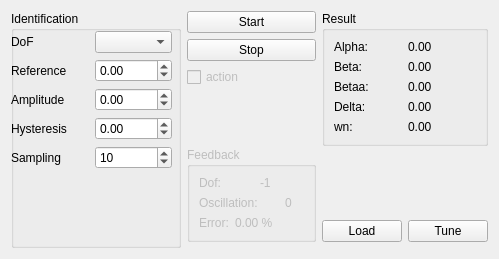
<?xml version="1.0" encoding="UTF-8"?>
<ui version="4.0">
 <class>Form</class>
 <widget class="QWidget" name="Form">
  <property name="geometry">
   <rect>
    <x>0</x>
    <y>0</y>
    <width>499</width>
    <height>259</height>
   </rect>
  </property>
  <property name="sizePolicy">
   <sizepolicy hsizetype="Maximum" vsizetype="Maximum">
    <horstretch>0</horstretch>
    <verstretch>0</verstretch>
   </sizepolicy>
  </property>
  <property name="windowTitle">
   <string>Form</string>
  </property>
  <layout class="QGridLayout" name="gridLayout_5">
   <item row="0" column="1">
    <layout class="QVBoxLayout" name="verticalLayout">
     <property name="sizeConstraint">
      <enum>QLayout::SetDefaultConstraint</enum>
     </property>
     <item>
      <widget class="QPushButton" name="startIdent">
       <property name="sizePolicy">
        <sizepolicy hsizetype="Preferred" vsizetype="Fixed">
         <horstretch>0</horstretch>
         <verstretch>0</verstretch>
        </sizepolicy>
       </property>
       <property name="text">
        <string>Start</string>
       </property>
      </widget>
     </item>
     <item>
      <widget class="QPushButton" name="stopIdent">
       <property name="sizePolicy">
        <sizepolicy hsizetype="Preferred" vsizetype="Fixed">
         <horstretch>0</horstretch>
         <verstretch>0</verstretch>
        </sizepolicy>
       </property>
       <property name="text">
        <string>Stop</string>
       </property>
      </widget>
     </item>
     <item>
      <widget class="QCheckBox" name="useActionlib">
       <property name="enabled">
        <bool>false</bool>
       </property>
       <property name="sizePolicy">
        <sizepolicy hsizetype="Preferred" vsizetype="Fixed">
         <horstretch>0</horstretch>
         <verstretch>0</verstretch>
        </sizepolicy>
       </property>
       <property name="text">
        <string>action</string>
       </property>
       <property name="checkable">
        <bool>true</bool>
       </property>
      </widget>
     </item>
     <item>
      <spacer name="verticalSpacer">
       <property name="orientation">
        <enum>Qt::Vertical</enum>
       </property>
       <property name="sizeHint" stdset="0">
        <size>
         <width>20</width>
         <height>40</height>
        </size>
       </property>
      </spacer>
     </item>
     <item>
      <widget class="QGroupBox" name="feedbackGroup">
       <property name="enabled">
        <bool>false</bool>
       </property>
       <property name="title">
        <string>Feedback</string>
       </property>
       <property name="checkable">
        <bool>false</bool>
       </property>
       <property name="checked">
        <bool>false</bool>
       </property>
       <layout class="QGridLayout" name="gridLayout_2">
        <item row="1" column="3">
         <widget class="QLabel" name="fbOsc">
          <property name="text">
           <string>0</string>
          </property>
         </widget>
        </item>
        <item row="0" column="2">
         <widget class="QLabel" name="fbDof">
          <property name="text">
           <string>-1</string>
          </property>
         </widget>
        </item>
        <item row="1" column="0" colspan="3">
         <widget class="QLabel" name="label_2">
          <property name="text">
           <string>Oscillation:</string>
          </property>
         </widget>
        </item>
        <item row="2" column="1" colspan="3">
         <widget class="QLabel" name="fbError">
          <property name="text">
           <string>0.00 %</string>
          </property>
         </widget>
        </item>
        <item row="0" column="0" colspan="2">
         <widget class="QLabel" name="label">
          <property name="text">
           <string>Dof:</string>
          </property>
         </widget>
        </item>
        <item row="2" column="0">
         <widget class="QLabel" name="label_3">
          <property name="text">
           <string>Error:</string>
          </property>
         </widget>
        </item>
       </layout>
      </widget>
     </item>
    </layout>
   </item>
   <item row="0" column="3">
    <layout class="QVBoxLayout" name="verticalLayout_2">
     <property name="sizeConstraint">
      <enum>QLayout::SetDefaultConstraint</enum>
     </property>
     <item>
      <widget class="QGroupBox" name="groupBox_2">
       <property name="title">
        <string>Result</string>
       </property>
       <layout class="QGridLayout" name="gridLayout_3">
        <item row="2" column="1">
         <widget class="QLabel" name="resBetaa">
          <property name="text">
           <string>0.00</string>
          </property>
         </widget>
        </item>
        <item row="1" column="1">
         <widget class="QLabel" name="resBeta">
          <property name="text">
           <string>0.00</string>
          </property>
         </widget>
        </item>
        <item row="3" column="0">
         <widget class="QLabel" name="label_14">
          <property name="text">
           <string>Delta:</string>
          </property>
         </widget>
        </item>
        <item row="3" column="1">
         <widget class="QLabel" name="resDelta">
          <property name="text">
           <string>0.00</string>
          </property>
         </widget>
        </item>
        <item row="2" column="0">
         <widget class="QLabel" name="label_13">
          <property name="text">
           <string>Betaa:</string>
          </property>
         </widget>
        </item>
        <item row="4" column="1">
         <widget class="QLabel" name="resWn">
          <property name="text">
           <string>0.00</string>
          </property>
         </widget>
        </item>
        <item row="4" column="0">
         <widget class="QLabel" name="label_15">
          <property name="text">
           <string>wn:</string>
          </property>
         </widget>
        </item>
        <item row="0" column="0">
         <widget class="QLabel" name="label_11">
          <property name="text">
           <string>Alpha:</string>
          </property>
         </widget>
        </item>
        <item row="0" column="1">
         <widget class="QLabel" name="resAlpha">
          <property name="text">
           <string>0.00</string>
          </property>
         </widget>
        </item>
        <item row="1" column="0">
         <widget class="QLabel" name="label_12">
          <property name="text">
           <string>Beta:</string>
          </property>
         </widget>
        </item>
       </layout>
      </widget>
     </item>
     <item>
      <spacer name="verticalSpacer_2">
       <property name="orientation">
        <enum>Qt::Vertical</enum>
       </property>
       <property name="sizeHint" stdset="0">
        <size>
         <width>20</width>
         <height>40</height>
        </size>
       </property>
      </spacer>
     </item>
     <item>
      <layout class="QHBoxLayout" name="horizontalLayout_2">
       <item>
        <widget class="QPushButton" name="loadButton">
         <property name="text">
          <string>Load</string>
         </property>
        </widget>
       </item>
       <item>
        <widget class="QPushButton" name="tuneButton">
         <property name="text">
          <string>Tune</string>
         </property>
        </widget>
       </item>
      </layout>
     </item>
    </layout>
   </item>
   <item row="0" column="0" rowspan="2">
    <widget class="QGroupBox" name="groupBox_4">
     <property name="sizePolicy">
      <sizepolicy hsizetype="Fixed" vsizetype="Minimum">
       <horstretch>0</horstretch>
       <verstretch>0</verstretch>
      </sizepolicy>
     </property>
     <property name="minimumSize">
      <size>
       <width>170</width>
       <height>0</height>
      </size>
     </property>
     <property name="title">
      <string>Identification</string>
     </property>
     <widget class="QWidget" name="gridLayoutWidget_4">
      <property name="geometry">
       <rect>
        <x>0</x>
        <y>20</y>
        <width>161</width>
        <height>161</height>
       </rect>
      </property>
      <layout class="QGridLayout" name="gridLayout_4">
       <property name="sizeConstraint">
        <enum>QLayout::SetMaximumSize</enum>
       </property>
       <item row="2" column="0">
        <widget class="QLabel" name="label_9">
         <property name="text">
          <string>Amplitude</string>
         </property>
        </widget>
       </item>
       <item row="1" column="0">
        <widget class="QLabel" name="label_8">
         <property name="text">
          <string>Reference</string>
         </property>
        </widget>
       </item>
       <item row="0" column="1">
        <widget class="QComboBox" name="dofCombo"/>
       </item>
       <item row="0" column="0">
        <widget class="QLabel" name="label_7">
         <property name="text">
          <string>DoF</string>
         </property>
        </widget>
       </item>
       <item row="3" column="0">
        <widget class="QLabel" name="label_10">
         <property name="text">
          <string>Hysteresis</string>
         </property>
        </widget>
       </item>
       <item row="2" column="1">
        <widget class="QDoubleSpinBox" name="identAmp">
         <property name="minimum">
          <double>-100.000000000000000</double>
         </property>
         <property name="maximum">
          <double>100.000000000000000</double>
         </property>
        </widget>
       </item>
       <item row="1" column="1">
        <widget class="QDoubleSpinBox" name="identRef">
         <property name="minimum">
          <double>-100.000000000000000</double>
         </property>
         <property name="maximum">
          <double>100.000000000000000</double>
         </property>
        </widget>
       </item>
       <item row="4" column="0">
        <widget class="QLabel" name="label_21">
         <property name="text">
          <string>Sampling</string>
         </property>
        </widget>
       </item>
       <item row="3" column="1">
        <widget class="QDoubleSpinBox" name="identHyst">
         <property name="minimum">
          <double>-100.000000000000000</double>
         </property>
         <property name="maximum">
          <double>100.000000000000000</double>
         </property>
        </widget>
       </item>
       <item row="4" column="1">
        <widget class="QSpinBox" name="identTs">
         <property name="value">
          <number>10</number>
         </property>
        </widget>
       </item>
      </layout>
     </widget>
    </widget>
   </item>
  </layout>
 </widget>
 <resources/>
 <connections/>
</ui>
